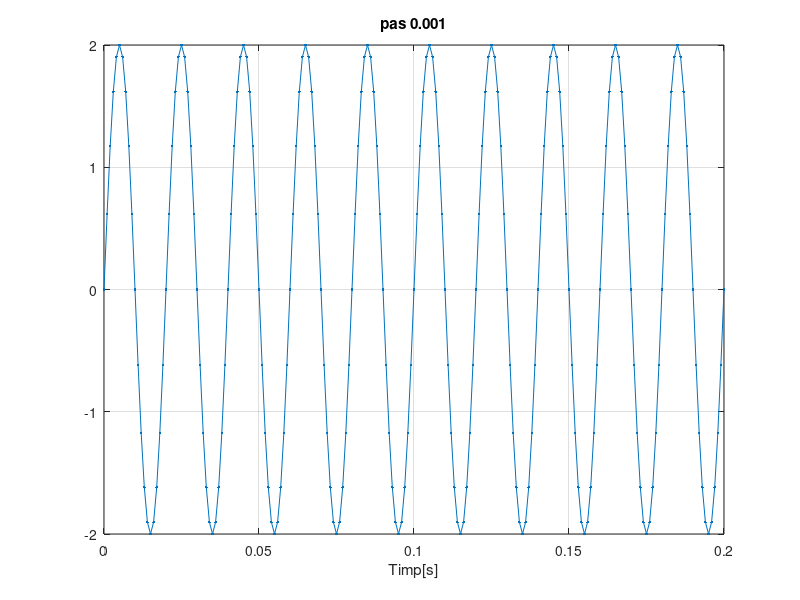
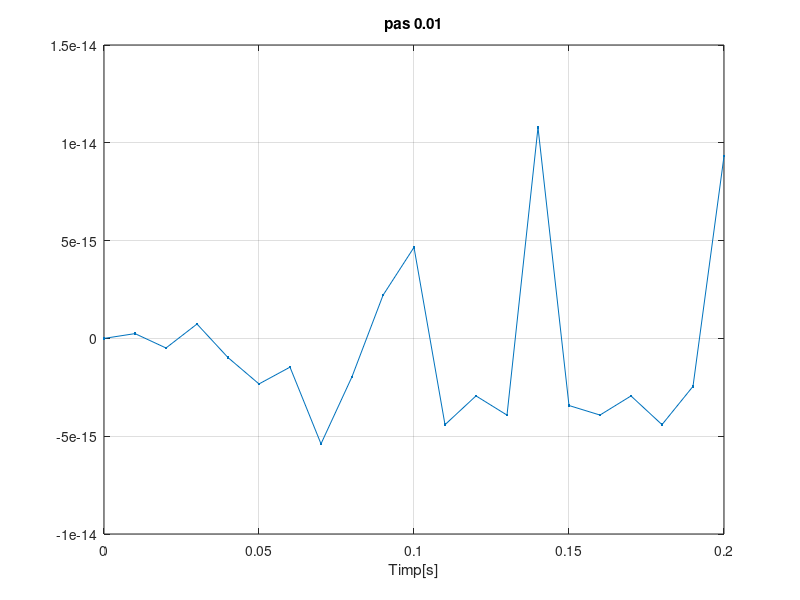
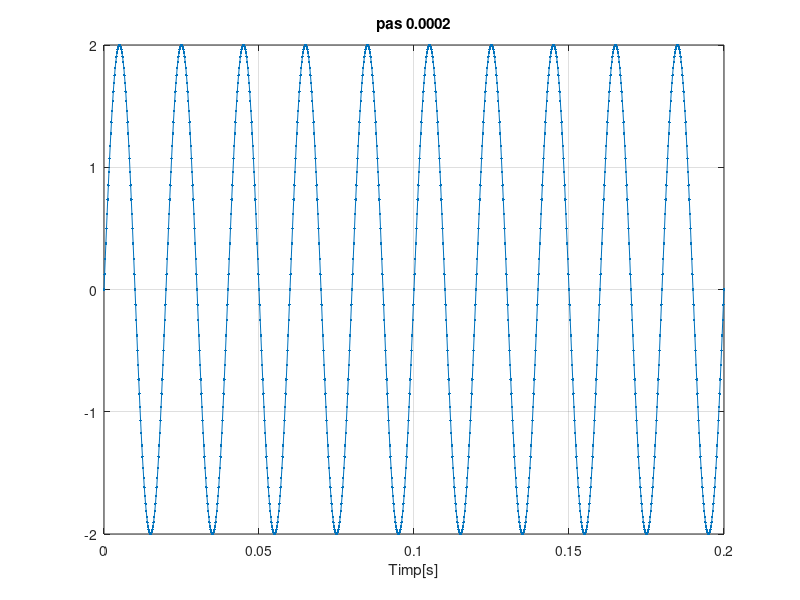
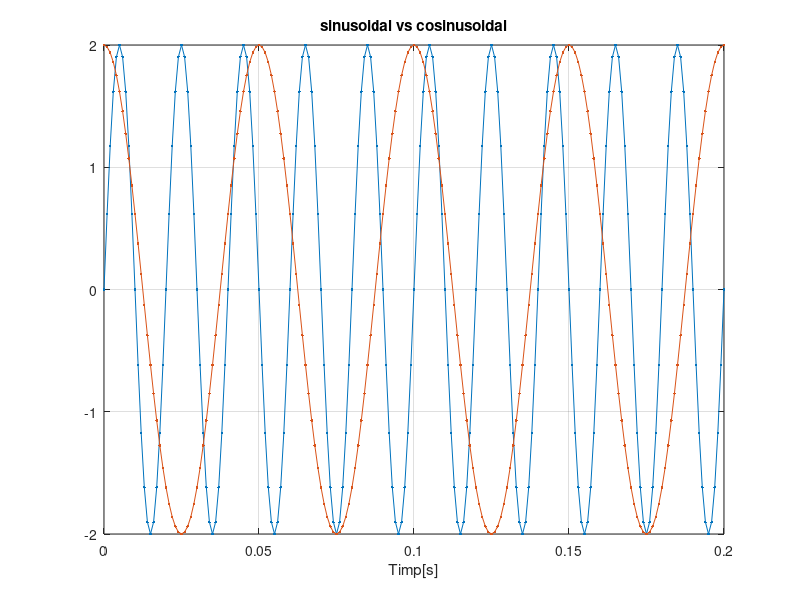

Here is the MATLAB script that generated these plots, in order:
%a)modificarea pasului de variatie a variabilei t la 0.01 apoi la 0.0002
%am considerat ca modificarea se face exemplului din platforma
figure(1)
F=50;
t=0:0.001:0.2; % semnalul de la 0 la 2 cu pasul 0.001
s=2*sin(2*pi*F*t);
plot(t,s,'.-'), xlabel('Timp[s]'),title('pas 0.001'),grid %reprezentare grafica a semnalului
% am denumit axa ox axa timpului si titlul graficului reprezentativ pentru
% pas

figure(2)
F=50;
t=0:0.01:0.2; % semnalul de la 0 la 2 cu pasul 0.01
s=2*sin(2*pi*F*t);
plot(t,s,'.-'), xlabel('Timp[s]'),title('pas 0.01'),grid %reprezentarea grafica a semnalului

figure(3)
F=50;
t=0:0.0002:0.2; %semnalul de la 0 la 2 cu pasul 0.0002
s=2*sin(2*pi*F*t);
plot(t,s,'.-'), xlabel('Timp[s]'),title('pas 0.0002'),grid %reprezentarea grafica a semnalului

% am folosit figure(1), figure (2) si figure(3) pentru ca la rularea
% programului sa fie afisate toate cele 3 semnale in ferestre diferite

%c)generarea unui semnal cosinusoidal  cu F=20Hz, culoare rosie peste
%semnalul sinusoidal initial
%pentru ca la rularea programului sa afisez si cerinta anterioara voi
%folosi figure(4)
figure(4)
F=50;
t=0:0.001:0.2; 
s=2*sin(2*pi*F*t);
plot(t,s,'.-'), xlabel('Timp[s]'),title('sinusoidal vs cosinusoidal'),grid 
hold on %am folosit hold on pentru a reprezenta cele doua semnale pe acelasi grafic
F=20;
t=0:0.001:0.2; 
s=2*cos(2*pi*F*t); % semnalul cosinusoidal
plot(t,s,'.-') %reprezentarea semnalului cosinusoidal, s-a reprezentat automat cu rosu


